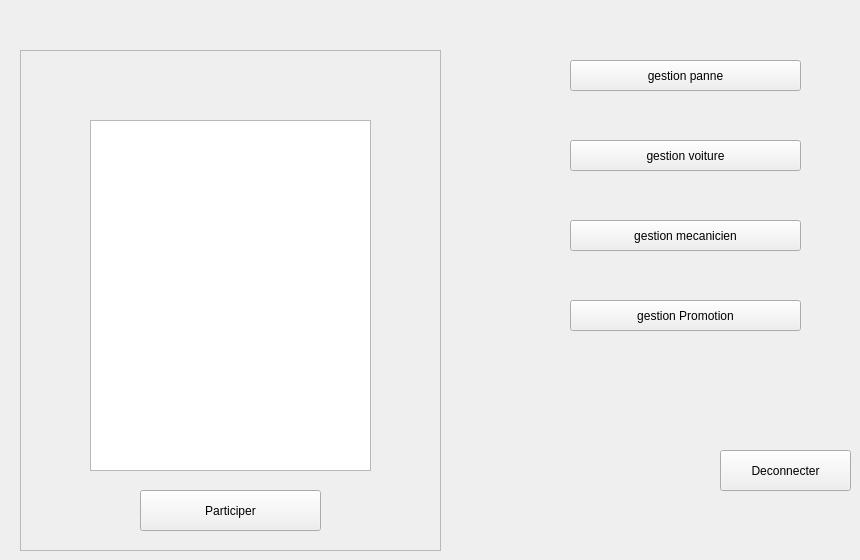
    <widget class="QWidget" name="stock">
     <widget class="QPushButton" name="gestionPanne">
      <property name="geometry">
       <rect>
        <x>570</x>
        <y>60</y>
        <width>231</width>
        <height>31</height>
       </rect>
      </property>
      <property name="text">
       <string>gestion panne</string>
      </property>
     </widget>
     <widget class="QPushButton" name="gestionMecanicien">
      <property name="geometry">
       <rect>
        <x>570</x>
        <y>220</y>
        <width>231</width>
        <height>31</height>
       </rect>
      </property>
      <property name="text">
       <string>gestion mecanicien</string>
      </property>
     </widget>
     <widget class="QPushButton" name="gestionVoiture">
      <property name="geometry">
       <rect>
        <x>570</x>
        <y>140</y>
        <width>231</width>
        <height>31</height>
       </rect>
      </property>
      <property name="text">
       <string>gestion voiture</string>
      </property>
     </widget>
     <widget class="QPushButton" name="deconnecter">
      <property name="geometry">
       <rect>
        <x>720</x>
        <y>450</y>
        <width>131</width>
        <height>41</height>
       </rect>
      </property>
      <property name="text">
       <string>Deconnecter</string>
      </property>
     </widget>
     <widget class="QFrame" name="frame">
      <property name="geometry">
       <rect>
        <x>20</x>
        <y>50</y>
        <width>421</width>
        <height>501</height>
       </rect>
      </property>
      <property name="frameShape">
       <enum>QFrame::StyledPanel</enum>
      </property>
      <property name="frameShadow">
       <enum>QFrame::Raised</enum>
      </property>
      <widget class="QTableView" name="tabEve">
       <property name="geometry">
        <rect>
         <x>70</x>
         <y>70</y>
         <width>281</width>
         <height>351</height>
        </rect>
       </property>
      </widget>
      <widget class="QPushButton" name="participer">
       <property name="geometry">
        <rect>
         <x>120</x>
         <y>440</y>
         <width>181</width>
         <height>41</height>
        </rect>
       </property>
       <property name="text">
        <string>Participer</string>
       </property>
      </widget>
      <widget class="QLabel" name="titre">
       <property name="geometry">
        <rect>
         <x>110</x>
         <y>9</y>
         <width>191</width>
         <height>41</height>
        </rect>
       </property>
       <property name="text">
        <string/>
       </property>
      </widget>
     </widget>
     <widget class="QPushButton" name="gestionPromotion">
      <property name="geometry">
       <rect>
        <x>570</x>
        <y>300</y>
        <width>231</width>
        <height>31</height>
       </rect>
      </property>
      <property name="text">
       <string>gestion Promotion</string>
      </property>
     </widget>
    </widget>
